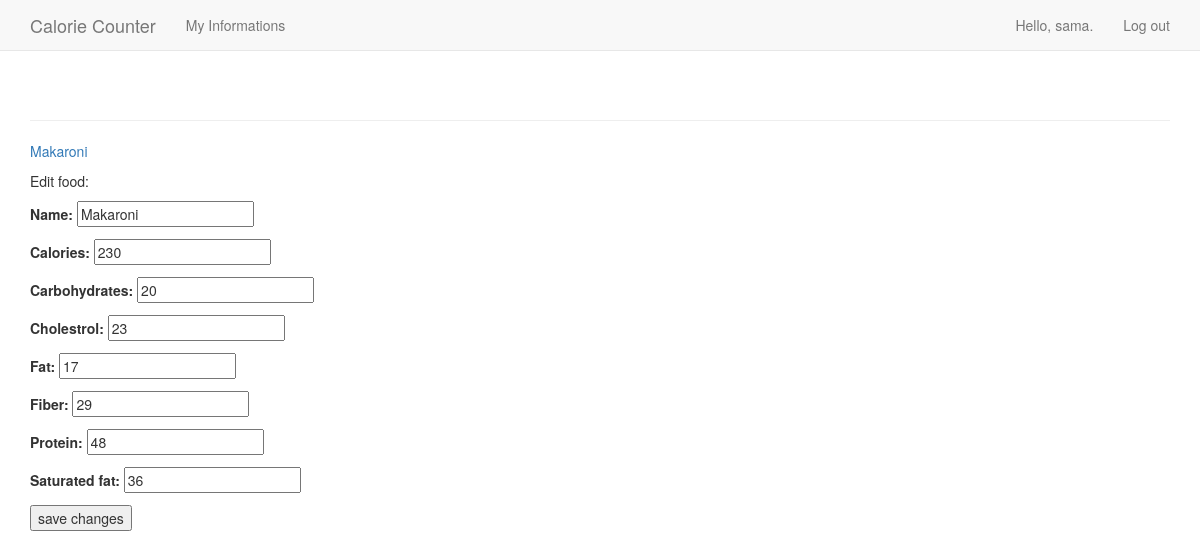
The app's page /edit_food/5/ (signed in) with its own data.
### calorie_counter_app/models.py (models this page shows)
class Food(models.Model):
    name = models.CharField(max_length=200)
    calories = models.PositiveIntegerField()
    carbohydrates = models.PositiveIntegerField()
    cholestrol = models.PositiveIntegerField()
    fat = models.PositiveIntegerField()
    fiber = models.PositiveIntegerField()
    protein = models.PositiveIntegerField()
    saturated_fat = models.PositiveIntegerField()
    date_added = models.DateTimeField(auto_now_add=True)
    owner = models.ForeignKey(User , on_delete = models.CASCADE)
    def __str__(self):
        return self.name

### calorie_counter_app/views.py (the view)
# urls.py: url(r'^edit_food/(?P<food_id>\d+)/$', views.edit_food,name='edit_food'),
@login_required
def edit_food(request, food_id):
    food = Food.objects.get(id=food_id)
    if food.owner != request.user:
        raise Http404
    if request.method != 'POST':
        form = FoodForm(instance=food)
    else:
        form = FoodForm(instance=food, data=request.POST)
        if form.is_valid():
            form.save()
            return HttpResponseRedirect(reverse('calorie_counter_app:food', args=[food.id]))
    context = {'food' : food, 'form': form}
    return render(request, 'calorie_counter_app/edit_food.html', context)

### calorie_counter_app/forms.py
class FoodForm(forms.ModelForm):
    class Meta:
        model = Food
        fields = ['name' , 'calories' , 'carbohydrates' , 'cholestrol' , 'fat' , 'fiber' , 'protein' , 'saturated_fat']

### calorie_counter_app/templates/calorie_counter_app/edit_food.html (shortened to what this page needs)
{% extends "calorie_counter_app/base.html" %}
{% block content %}
    <p><a href="{% url 'calorie_counter_app:food' food.id %}">{{ food }}</a></p>
    <p>Edit food:</p>
    <form action="{% url 'calorie_counter_app:edit_food' food.id %}" method='post'>
        {{ form.as_p }}
        <button name="submit">save changes</button>
    </form>
{% endblock content %}

### calorie_counter_app/templates/calorie_counter_app/base.html (shortened to what this page needs)
{% load bootstrap3 %}
<!DOCTYPE html>
<html lang="en">
    <head>
        {% bootstrap_css %}
    </head>
    <body>
        <nav class="navbar navbar-default navbar-static-top">
            <div class="container">
                <div class="navbar-header">
                    <a class="navbar-brand" href="{% url 'calorie_counter_app:index' %}">
                        Calorie Counter</a>
                </div>
                <div id="navbar" class="navbar-collapse collapse">
                    <ul class="nav navbar-nav">
                        <li><a href="{% url 'calorie_counter_app:myInfo' %}">My Informations</a></li>
                    </ul>
                    <ul class="nav navbar-nav navbar-right">
                        {% if user.is_authenticated %}
                            <li><a>Hello, {{ user.username }}.</a></li>
                            <li><a href="{% url 'users:logout' %}">Log out</a></li>
                        {% else %}
                            <li><a href="{% url 'users:register' %}">Register</a></li>
                            <li><a href="{% url 'users:login' %}">Log in</a></li>
                        {% endif %}
                    </ul>
                </div>
            </div>
        </nav>
        <div class="container">
            <div class="page-header">
            </div>
            <div>
                {% block content %}{% endblock content %}
            </div>
        </div>
    </body>
</html>

### records on screen
Food: name "Makaroni", calories "230", carbohydrates "20", cholestrol "23", fat "17", fiber "29", protein "48", saturated_fat "36"

### other values on screen
{{ user.username }} "sama"
